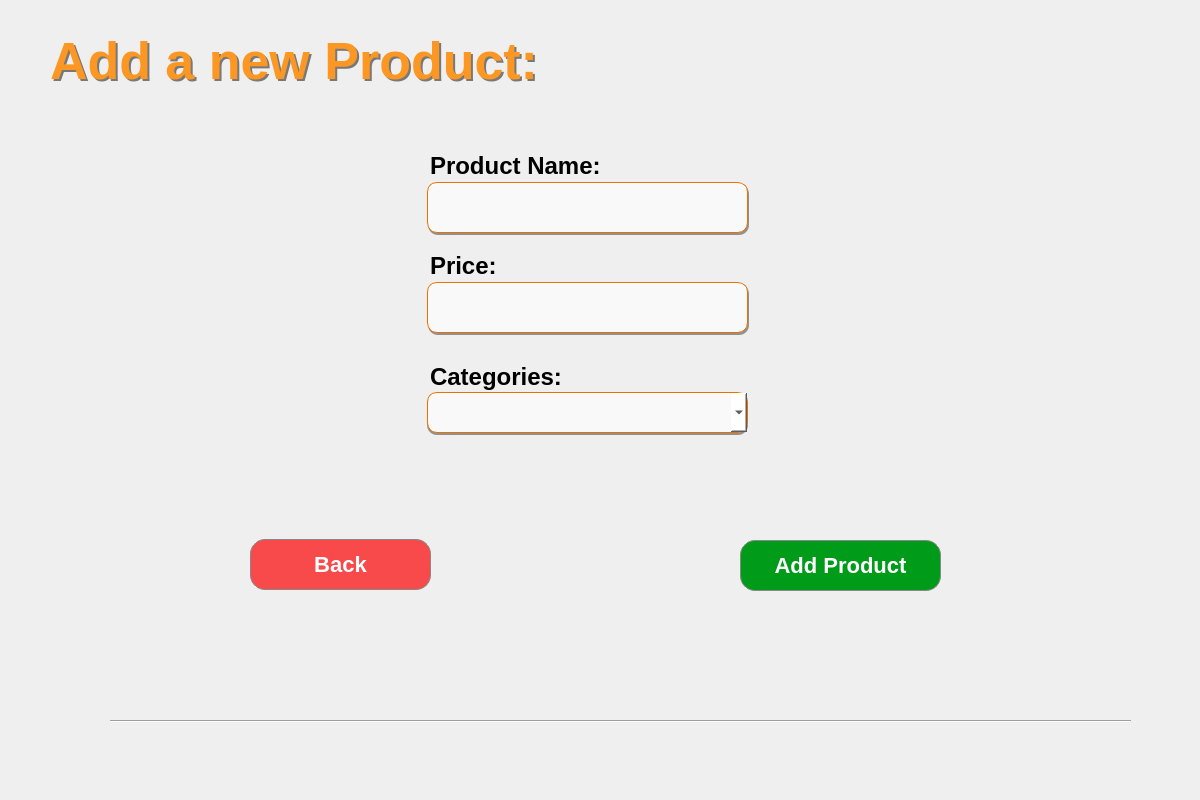
<?xml version="1.0" encoding="UTF-8"?>
<ui version="4.0">
 <class>Dialog</class>
 <widget class="QDialog" name="Dialog">
  <property name="geometry">
   <rect>
    <x>0</x>
    <y>0</y>
    <width>1200</width>
    <height>800</height>
   </rect>
  </property>
  <property name="windowTitle">
   <string>Dialog</string>
  </property>
  <widget class="QWidget" name="bgwidget" native="true">
   <property name="geometry">
    <rect>
     <x>0</x>
     <y>0</y>
     <width>1200</width>
     <height>800</height>
    </rect>
   </property>
   <property name="layoutDirection">
    <enum>Qt::LeftToRight</enum>
   </property>
   <property name="styleSheet">
    <string notr="true"/>
   </property>
   <widget class="QLabel" name="label">
    <property name="geometry">
     <rect>
      <x>50</x>
      <y>20</y>
      <width>521</width>
      <height>81</height>
     </rect>
    </property>
    <property name="layoutDirection">
     <enum>Qt::LeftToRight</enum>
    </property>
    <property name="styleSheet">
     <string notr="true">color: #FB9722;
font-family:&quot;Inter&quot;;
font-size:52px;
font-weight:500;
</string>
    </property>
    <property name="text">
     <string>Add a new Product:</string>
    </property>
    <property name="wordWrap">
     <bool>true</bool>
    </property>
   </widget>
   <widget class="QLabel" name="error">
    <property name="geometry">
     <rect>
      <x>432</x>
      <y>440</y>
      <width>421</width>
      <height>31</height>
     </rect>
    </property>
    <property name="styleSheet">
     <string notr="true">font-family:'Roboto';
font-size:19px;
font-weight:400;
color: rgb(255, 0, 0);</string>
    </property>
    <property name="text">
     <string/>
    </property>
   </widget>
   <widget class="QPushButton" name="backbtn">
    <property name="geometry">
     <rect>
      <x>250</x>
      <y>539</y>
      <width>181</width>
      <height>51</height>
     </rect>
    </property>
    <property name="styleSheet">
     <string notr="true">QPushButton{
	color: #FFFFFF;
    background-color: #F84A4A;
    border: 1px solid #888888;
    border-radius: 15px;
	font-family: 'Inter';
    font-size: 22px;
    font-weight: 500;
}
QPushButton:hover {
	
	background-color: rgb(255, 85, 73);
}

QPushButton:pressed {
 	background-color: #F84A4A;
}</string>
    </property>
    <property name="text">
     <string>Back</string>
    </property>
   </widget>
   <widget class="QPushButton" name="insertbtn">
    <property name="geometry">
     <rect>
      <x>740</x>
      <y>540</y>
      <width>201</width>
      <height>51</height>
     </rect>
    </property>
    <property name="styleSheet">
     <string notr="true">QPushButton{
	color: #FFFFFF;
    background-color: #009B19;
    border: 1px solid #888888;
    border-radius: 15px;
	font-family: 'Inter';
    font-size: 22px;
    font-weight: 500;
}
QPushButton:hover {
	background-color: rgb(0, 175, 26);
}

QPushButton:pressed {
  background-color: #009B19;
}</string>
    </property>
    <property name="text">
     <string>Add Product</string>
    </property>
   </widget>
   <widget class="QLineEdit" name="pricefield">
    <property name="geometry">
     <rect>
      <x>427</x>
      <y>282</y>
      <width>321</width>
      <height>51</height>
     </rect>
    </property>
    <property name="styleSheet">
     <string notr="true">QLineEdit{
	padding-left: 20px;
    border-radius: 10px;
    border: 1px solid rgb(234, 112, 0);  
    background-color: rgba(255, 255, 255, 240);
    font-family: 'Roboto';
	font-size: 22px;
	font-weight: 400;
}

</string>
    </property>
   </widget>
   <widget class="QLabel" name="label_3">
    <property name="geometry">
     <rect>
      <x>430</x>
      <y>155</y>
      <width>201</width>
      <height>21</height>
     </rect>
    </property>
    <property name="styleSheet">
     <string notr="true">QLabel{
    color: #000000;
    font-family: 'Inter';
     font-size: 24px;
    font-weight: 500;
}</string>
    </property>
    <property name="text">
     <string>Product Name:</string>
    </property>
   </widget>
   <widget class="QLabel" name="label_4">
    <property name="geometry">
     <rect>
      <x>430</x>
      <y>255</y>
      <width>101</width>
      <height>21</height>
     </rect>
    </property>
    <property name="styleSheet">
     <string notr="true">QLabel{
    color: #000000;
    font-family: 'Inter';
    font-size: 24px;
    font-weight: 500;
}</string>
    </property>
    <property name="text">
     <string>Price:</string>
    </property>
   </widget>
   <widget class="QLabel" name="label_7">
    <property name="geometry">
     <rect>
      <x>430</x>
      <y>361</y>
      <width>161</width>
      <height>31</height>
     </rect>
    </property>
    <property name="styleSheet">
     <string notr="true">QLabel{
    color: #000000;
    font-family: 'Inter';
    font-size: 24px;
    font-weight: 500;
}</string>
    </property>
    <property name="text">
     <string>Categories:</string>
    </property>
   </widget>
   <widget class="QLineEdit" name="pnamefield">
    <property name="geometry">
     <rect>
      <x>427</x>
      <y>182</y>
      <width>321</width>
      <height>51</height>
     </rect>
    </property>
    <property name="styleSheet">
     <string notr="true">QLineEdit{
	padding-left: 20px;
    border-radius: 10px;
    border: 1px solid rgb(234, 112, 0);  
    background-color: rgba(255, 255, 255, 240);
    font-family: 'Roboto';
	font-size: 22px;
	font-weight: 400;
}
</string>
    </property>
    <property name="placeholderText">
     <string/>
    </property>
    <property name="cursorMoveStyle">
     <enum>Qt::LogicalMoveStyle</enum>
    </property>
    <property name="clearButtonEnabled">
     <bool>true</bool>
    </property>
   </widget>
   <widget class="Line" name="navline">
    <property name="geometry">
     <rect>
      <x>110</x>
      <y>720</y>
      <width>1021</width>
      <height>3</height>
     </rect>
    </property>
    <property name="styleSheet">
     <string notr="true">Line#navline{
border:  1 solid #FF8A00;
background-color: rgb(255, 138, 0);
}
</string>
    </property>
    <property name="orientation">
     <enum>Qt::Horizontal</enum>
    </property>
   </widget>
   <widget class="QComboBox" name="categoryComboBox">
    <property name="geometry">
     <rect>
      <x>427</x>
      <y>392</y>
      <width>321</width>
      <height>41</height>
     </rect>
    </property>
    <property name="styleSheet">
     <string notr="true">
	padding-left: 10px;
    border-radius: 10px;
    border: 1px solid rgb(234, 112, 0);  
    background-color: rgba(255, 255, 255, 240);
    font-family: 'Roboto';
	font-size: 18px;
	font-weight: 400;

</string>
    </property>
    <item>
     <property name="text">
      <string/>
     </property>
    </item>
    <item>
     <property name="text">
      <string>Lugaw</string>
     </property>
    </item>
    <item>
     <property name="text">
      <string>Mami</string>
     </property>
    </item>
    <item>
     <property name="text">
      <string>Main Dish</string>
     </property>
    </item>
    <item>
     <property name="text">
      <string>Desserts</string>
     </property>
    </item>
    <item>
     <property name="text">
      <string>Beverages</string>
     </property>
    </item>
    <item>
     <property name="text">
      <string>Extras</string>
     </property>
    </item>
   </widget>
   <widget class="QLabel" name="label_2">
    <property name="geometry">
     <rect>
      <x>52</x>
      <y>22</y>
      <width>521</width>
      <height>81</height>
     </rect>
    </property>
    <property name="layoutDirection">
     <enum>Qt::LeftToRight</enum>
    </property>
    <property name="styleSheet">
     <string notr="true">color: rgba(0, 0, 0, 0.5);
font-family:&quot;Inter&quot;;
font-size:52px;
font-weight:500;
</string>
    </property>
    <property name="text">
     <string>Add a new Product:</string>
    </property>
    <property name="wordWrap">
     <bool>true</bool>
    </property>
   </widget>
   <widget class="QLabel" name="label_5">
    <property name="geometry">
     <rect>
      <x>428</x>
      <y>184</y>
      <width>321</width>
      <height>51</height>
     </rect>
    </property>
    <property name="styleSheet">
     <string notr="true">    border-radius: 10px;
    background-color: rgba(0, 0, 0, 100);
</string>
    </property>
    <property name="text">
     <string/>
    </property>
   </widget>
   <widget class="QLabel" name="label_6">
    <property name="geometry">
     <rect>
      <x>428</x>
      <y>284</y>
      <width>321</width>
      <height>51</height>
     </rect>
    </property>
    <property name="styleSheet">
     <string notr="true">    border-radius: 10px;
    background-color: rgba(0, 0, 0, 100);
</string>
    </property>
    <property name="text">
     <string/>
    </property>
   </widget>
   <widget class="QLabel" name="label_8">
    <property name="geometry">
     <rect>
      <x>427</x>
      <y>394</y>
      <width>321</width>
      <height>41</height>
     </rect>
    </property>
    <property name="styleSheet">
     <string notr="true">    border-radius: 10px;
    background-color: rgba(0, 0, 0, 100);
</string>
    </property>
    <property name="text">
     <string/>
    </property>
   </widget>
   <widget class="QLabel" name="newproductIMG">
    <property name="geometry">
     <rect>
      <x>1020</x>
      <y>10</y>
      <width>161</width>
      <height>161</height>
     </rect>
    </property>
    <property name="styleSheet">
     <string notr="true">QLabel{
    color: #000000;
    font-family: 'Inter';
    font-size: 24px;
    font-weight: 500;
}</string>
    </property>
    <property name="text">
     <string/>
    </property>
    <property name="pixmap">
     <pixmap resource="../resource.qrc">:/icon/icons/newfood.png</pixmap>
    </property>
    <property name="scaledContents">
     <bool>true</bool>
    </property>
   </widget>
   <zorder>error</zorder>
   <zorder>backbtn</zorder>
   <zorder>insertbtn</zorder>
   <zorder>label_3</zorder>
   <zorder>label_4</zorder>
   <zorder>label_7</zorder>
   <zorder>navline</zorder>
   <zorder>label_2</zorder>
   <zorder>label</zorder>
   <zorder>label_5</zorder>
   <zorder>pnamefield</zorder>
   <zorder>label_6</zorder>
   <zorder>label_8</zorder>
   <zorder>categoryComboBox</zorder>
   <zorder>pricefield</zorder>
   <zorder>newproductIMG</zorder>
  </widget>
 </widget>
 <resources>
  <include location="../resource.qrc"/>
 </resources>
 <connections/>
</ui>
